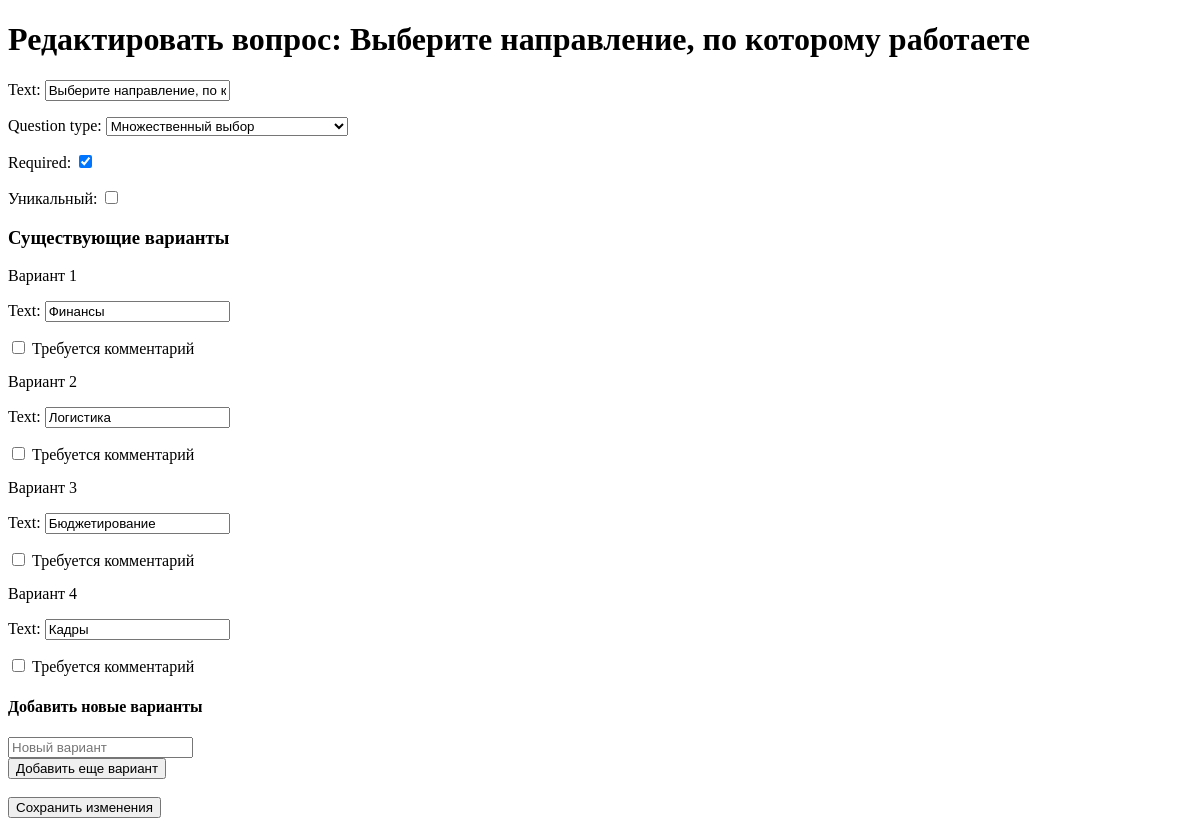
The page /question/4/edit/ (signed in) on the database as committed earlier.
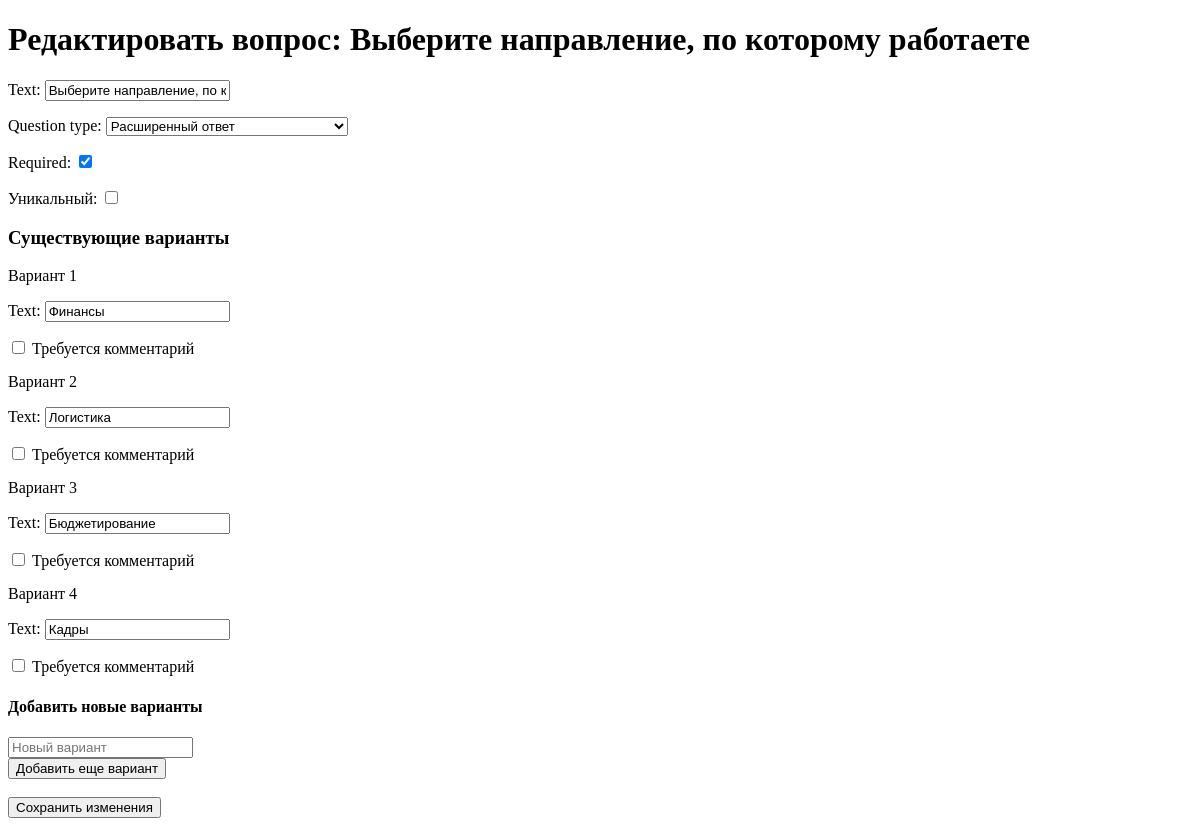
The same page on the database as committed later.
### survey/models.py (models this page shows, shortened)
class Question(models.Model):
    QUESTION_TYPES = [
        ('text', 'Текстовый ответ'),
        ('textarea', 'Расширенный ответ'),
        ('radio', 'Один вариант ответа'),
        ('checkbox', 'Множественный выбор'),
        ('select', 'Выпадающий список'),
        ('combo', 'Комбинированный (Да/Нет + Текст)')
    ]
    survey = models.ForeignKey(Survey, related_name='questions', on_delete=models.CASCADE)
    text = models.CharField(max_length=255)
    question_type = models.CharField(max_length=50, choices=QUESTION_TYPES)
    required = models.BooleanField(default=True)
    is_unique = models.BooleanField(default=False)

### survey/views.py (the view)
# urls.py: path('question/<int:question_id>/edit/', views.edit_question_view, name='edit_question'),
@login_required
def edit_question_view(request, question_id):
    question = get_object_or_404(Question, id=question_id)
    choices = Choice.objects.filter(question=question)
    if request.method == 'POST':
        question_form = EditQuestionForm(request.POST, instance=question)
        choice_forms = [
            EditChoiceForm(request.POST, prefix=f'choice_{choice.id}', instance=choice)
            for choice in choices
        ]
        if question_form.is_valid() and all(cf.is_valid() for cf in choice_forms):
            question_form.save()
            for cf in choice_forms:
                cf.save()
            new_choices = request.POST.getlist('new_choice')
            for new_choice_text in new_choices:
                if new_choice_text.strip():
                    Choice.objects.create(question=question, text=new_choice_text.strip(), requires_comment=False)
            return redirect('survey:survey_list')  # Перенаправление на список опросов
    else:
        question_form = EditQuestionForm(instance=question)
        choice_forms = [
            EditChoiceForm(prefix=f'choice_{choice.id}', instance=choice)
            for choice in choices
        ]
    return render(request, 'edit_question.html', {
        'question_form': question_form,
        'choice_forms': choice_forms,
        'question': question,
    })

### survey/forms.py
class EditQuestionForm(forms.ModelForm):
    class Meta:
        model = Question
        fields = ['text', 'question_type', 'required']

### survey/templates/edit_question.html (shortened to what this page needs)
<!DOCTYPE html>
<html lang="en">
<head>
</head>
<body>
    <h1>Редактировать вопрос: {{ question.text }}</h1>
    <form method="post">
        <div class="form-group">
            {{ question_form.as_p }}
        </div>
        <div class="form-group">
            <label>
                Уникальный:
                <input type="checkbox" name="is_unique" {% if question.is_unique %}checked{% endif %}>
            </label>
        </div>
        <h3>Существующие варианты</h3>
        {% for choice_form in choice_forms %}
            <div class="form-group">
                <label>Вариант {{ forloop.counter }}</label>
                {{ choice_form.as_p }}
                <label>
                    <input type="checkbox" name="requires_comment_{{ choice_form.instance.id }}"
                           {% if choice_form.instance.requires_comment %}checked{% endif %}>
                    Требуется комментарий
                </label>
            </div>
        {% endfor %}
        <h4>Добавить новые варианты</h4>
        <div id="new-choices">
            <input type="text" name="new_choice" placeholder="Новый вариант">
        </div>
        <button type="button" onclick="addNewChoice()">Добавить еще вариант</button>
        <br><br>
        <button type="submit">Сохранить изменения</button>
    </form>
</body>
</html>

Rows that differ between the two databases and show on the page:
changed Question "Выберите направление, по которому работаете": question_type "Множественный выбор" → "Расширенный ответ"
